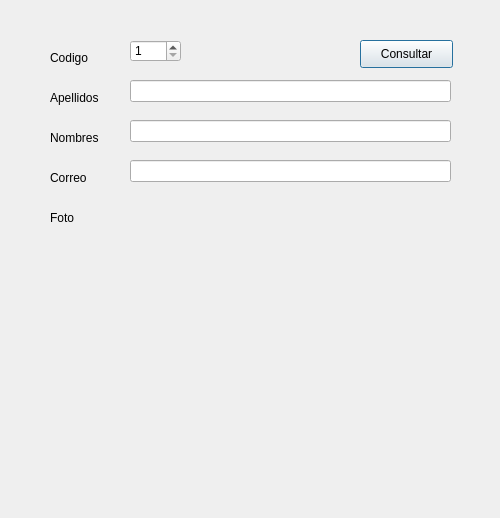
<?xml version="1.0" encoding="UTF-8"?>
<ui version="4.0">
 <class>dlgDemo10</class>
 <widget class="QDialog" name="dlgDemo10">
  <property name="geometry">
   <rect>
    <x>0</x>
    <y>0</y>
    <width>500</width>
    <height>518</height>
   </rect>
  </property>
  <property name="acceptDrops">
   <bool>false</bool>
  </property>
  <property name="windowTitle">
   <string>Demo10: Consulta Conectada de un Alumno x Codigo con Foto</string>
  </property>
  <widget class="QLabel" name="lblCodigo">
   <property name="geometry">
    <rect>
     <x>50</x>
     <y>50</y>
     <width>55</width>
     <height>16</height>
    </rect>
   </property>
   <property name="text">
    <string>Codigo</string>
   </property>
  </widget>
  <widget class="QLabel" name="lblApellidos">
   <property name="geometry">
    <rect>
     <x>50</x>
     <y>90</y>
     <width>55</width>
     <height>16</height>
    </rect>
   </property>
   <property name="text">
    <string>Apellidos</string>
   </property>
  </widget>
  <widget class="QLineEdit" name="txtApellidos">
   <property name="geometry">
    <rect>
     <x>130</x>
     <y>80</y>
     <width>321</width>
     <height>22</height>
    </rect>
   </property>
   <property name="readOnly">
    <bool>true</bool>
   </property>
  </widget>
  <widget class="QLabel" name="lblNombres">
   <property name="geometry">
    <rect>
     <x>50</x>
     <y>130</y>
     <width>55</width>
     <height>16</height>
    </rect>
   </property>
   <property name="text">
    <string>Nombres</string>
   </property>
  </widget>
  <widget class="QLineEdit" name="txtNombres">
   <property name="geometry">
    <rect>
     <x>130</x>
     <y>120</y>
     <width>321</width>
     <height>22</height>
    </rect>
   </property>
   <property name="readOnly">
    <bool>true</bool>
   </property>
  </widget>
  <widget class="QLabel" name="lblCorreo">
   <property name="geometry">
    <rect>
     <x>50</x>
     <y>170</y>
     <width>55</width>
     <height>16</height>
    </rect>
   </property>
   <property name="text">
    <string>Correo</string>
   </property>
  </widget>
  <widget class="QLineEdit" name="txtCorreo">
   <property name="geometry">
    <rect>
     <x>130</x>
     <y>160</y>
     <width>321</width>
     <height>22</height>
    </rect>
   </property>
   <property name="readOnly">
    <bool>true</bool>
   </property>
  </widget>
  <widget class="QPushButton" name="btnConsultar">
   <property name="geometry">
    <rect>
     <x>360</x>
     <y>40</y>
     <width>93</width>
     <height>28</height>
    </rect>
   </property>
   <property name="text">
    <string>Consultar</string>
   </property>
  </widget>
  <widget class="QSpinBox" name="txtCodigo">
   <property name="geometry">
    <rect>
     <x>130</x>
     <y>40</y>
     <width>51</width>
     <height>22</height>
    </rect>
   </property>
   <property name="minimum">
    <number>1</number>
   </property>
   <property name="maximum">
    <number>100</number>
   </property>
  </widget>
  <widget class="QLabel" name="lblFoto">
   <property name="geometry">
    <rect>
     <x>50</x>
     <y>210</y>
     <width>55</width>
     <height>16</height>
    </rect>
   </property>
   <property name="text">
    <string>Foto</string>
   </property>
  </widget>
  <widget class="QLabel" name="imgFoto">
   <property name="geometry">
    <rect>
     <x>130</x>
     <y>200</y>
     <width>321</width>
     <height>291</height>
    </rect>
   </property>
   <property name="text">
    <string/>
   </property>
   <property name="scaledContents">
    <bool>true</bool>
   </property>
  </widget>
 </widget>
 <resources/>
 <connections/>
</ui>
